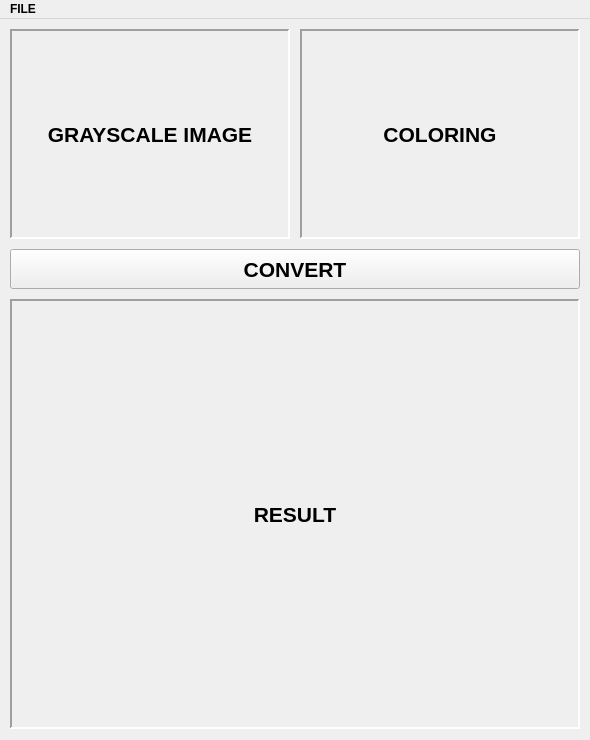
<?xml version="1.0" encoding="UTF-8"?>
<ui version="4.0">
 <class>MainWindow</class>
 <widget class="QMainWindow" name="MainWindow">
  <property name="geometry">
   <rect>
    <x>0</x>
    <y>0</y>
    <width>590</width>
    <height>740</height>
   </rect>
  </property>
  <property name="sizePolicy">
   <sizepolicy hsizetype="Fixed" vsizetype="Fixed">
    <horstretch>0</horstretch>
    <verstretch>0</verstretch>
   </sizepolicy>
  </property>
  <property name="minimumSize">
   <size>
    <width>0</width>
    <height>0</height>
   </size>
  </property>
  <property name="maximumSize">
   <size>
    <width>16777215</width>
    <height>16777215</height>
   </size>
  </property>
  <property name="font">
   <font>
    <family>Arial</family>
    <pointsize>16</pointsize>
    <weight>75</weight>
    <bold>true</bold>
   </font>
  </property>
  <property name="windowTitle">
   <string>MainWindow</string>
  </property>
  <widget class="QWidget" name="centralwidget">
   <property name="enabled">
    <bool>true</bool>
   </property>
   <widget class="QLabel" name="canvas_result">
    <property name="geometry">
     <rect>
      <x>10</x>
      <y>280</y>
      <width>570</width>
      <height>430</height>
     </rect>
    </property>
    <property name="sizePolicy">
     <sizepolicy hsizetype="Fixed" vsizetype="Fixed">
      <horstretch>0</horstretch>
      <verstretch>0</verstretch>
     </sizepolicy>
    </property>
    <property name="frameShape">
     <enum>QFrame::Panel</enum>
    </property>
    <property name="frameShadow">
     <enum>QFrame::Sunken</enum>
    </property>
    <property name="lineWidth">
     <number>2</number>
    </property>
    <property name="text">
     <string>RESULT</string>
    </property>
    <property name="alignment">
     <set>Qt::AlignCenter</set>
    </property>
   </widget>
   <widget class="QPushButton" name="convertButton">
    <property name="geometry">
     <rect>
      <x>10</x>
      <y>230</y>
      <width>570</width>
      <height>40</height>
     </rect>
    </property>
    <property name="text">
     <string>CONVERT</string>
    </property>
    <property name="iconSize">
     <size>
      <width>16</width>
      <height>16</height>
     </size>
    </property>
   </widget>
   <widget class="QLabel" name="canvas_image">
    <property name="enabled">
     <bool>true</bool>
    </property>
    <property name="geometry">
     <rect>
      <x>10</x>
      <y>10</y>
      <width>280</width>
      <height>210</height>
     </rect>
    </property>
    <property name="frameShape">
     <enum>QFrame::Panel</enum>
    </property>
    <property name="frameShadow">
     <enum>QFrame::Sunken</enum>
    </property>
    <property name="lineWidth">
     <number>2</number>
    </property>
    <property name="midLineWidth">
     <number>0</number>
    </property>
    <property name="text">
     <string>GRAYSCALE IMAGE</string>
    </property>
    <property name="alignment">
     <set>Qt::AlignCenter</set>
    </property>
   </widget>
   <widget class="QLabel" name="canvas_color">
    <property name="geometry">
     <rect>
      <x>300</x>
      <y>10</y>
      <width>280</width>
      <height>210</height>
     </rect>
    </property>
    <property name="frameShape">
     <enum>QFrame::Panel</enum>
    </property>
    <property name="frameShadow">
     <enum>QFrame::Sunken</enum>
    </property>
    <property name="lineWidth">
     <number>2</number>
    </property>
    <property name="text">
     <string>COLORING</string>
    </property>
    <property name="alignment">
     <set>Qt::AlignCenter</set>
    </property>
   </widget>
  </widget>
  <widget class="QMenuBar" name="menuBar">
   <property name="geometry">
    <rect>
     <x>0</x>
     <y>0</y>
     <width>590</width>
     <height>21</height>
    </rect>
   </property>
   <property name="font">
    <font>
     <family>Microsoft JhengHei UI</family>
     <pointsize>9</pointsize>
    </font>
   </property>
   <widget class="QMenu" name="menuFile">
    <property name="geometry">
     <rect>
      <x>269</x>
      <y>124</y>
      <width>201</width>
      <height>146</height>
     </rect>
    </property>
    <property name="title">
     <string>FILE</string>
    </property>
    <addaction name="import_image"/>
    <addaction name="import_color"/>
    <addaction name="export_result"/>
   </widget>
   <addaction name="menuFile"/>
  </widget>
  <action name="import_image">
   <property name="text">
    <string>Import Image</string>
   </property>
  </action>
  <action name="import_color">
   <property name="text">
    <string>Import Coloring</string>
   </property>
  </action>
  <action name="export_result">
   <property name="text">
    <string>Export result</string>
   </property>
  </action>
 </widget>
 <resources/>
 <connections/>
</ui>
